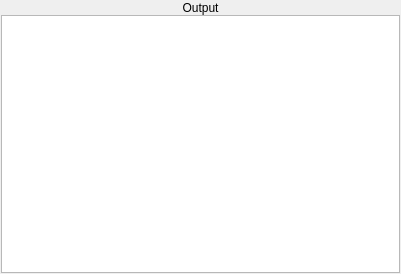
<?xml version="1.0" encoding="UTF-8"?>
<ui version="4.0">
 <class>OutputPane</class>
 <widget class="QWidget" name="OutputPane">
  <property name="geometry">
   <rect>
    <x>0</x>
    <y>0</y>
    <width>401</width>
    <height>274</height>
   </rect>
  </property>
  <property name="windowTitle">
   <string>Form</string>
  </property>
  <layout class="QVBoxLayout">
   <property name="margin">
    <number>1</number>
   </property>
   <item>
    <layout class="QVBoxLayout">
     <property name="spacing">
      <number>0</number>
     </property>
     <item>
      <widget class="QLabel" name="label">
       <property name="palette">
        <palette>
         <active>
          <colorrole role="Base">
           <brush brushstyle="SolidPattern">
            <color alpha="255">
             <red>255</red>
             <green>255</green>
             <blue>255</blue>
            </color>
           </brush>
          </colorrole>
          <colorrole role="Window">
           <brush brushstyle="SolidPattern">
            <color alpha="255">
             <red>104</red>
             <green>173</green>
             <blue>245</blue>
            </color>
           </brush>
          </colorrole>
         </active>
         <inactive>
          <colorrole role="Base">
           <brush brushstyle="SolidPattern">
            <color alpha="255">
             <red>255</red>
             <green>255</green>
             <blue>255</blue>
            </color>
           </brush>
          </colorrole>
          <colorrole role="Window">
           <brush brushstyle="SolidPattern">
            <color alpha="255">
             <red>104</red>
             <green>173</green>
             <blue>245</blue>
            </color>
           </brush>
          </colorrole>
         </inactive>
         <disabled>
          <colorrole role="Base">
           <brush brushstyle="SolidPattern">
            <color alpha="255">
             <red>104</red>
             <green>173</green>
             <blue>245</blue>
            </color>
           </brush>
          </colorrole>
          <colorrole role="Window">
           <brush brushstyle="SolidPattern">
            <color alpha="255">
             <red>104</red>
             <green>173</green>
             <blue>245</blue>
            </color>
           </brush>
          </colorrole>
         </disabled>
        </palette>
       </property>
       <property name="frameShape">
        <enum>QFrame::Panel</enum>
       </property>
       <property name="frameShadow">
        <enum>QFrame::Plain</enum>
       </property>
       <property name="lineWidth">
        <number>0</number>
       </property>
       <property name="text">
        <string>Output</string>
       </property>
       <property name="alignment">
        <set>Qt::AlignCenter</set>
       </property>
      </widget>
     </item>
     <item>
      <widget class="QPlainTextEdit" name="plainTextEdit">
       <property name="font">
        <font>
         <family>Courier</family>
         <pointsize>13</pointsize>
        </font>
       </property>
      </widget>
     </item>
    </layout>
   </item>
  </layout>
 </widget>
 <resources/>
 <connections/>
</ui>
